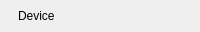
               <widget class="QFrame" name="rowDevice">
                <property name="minimumSize">
                 <size>
                  <width>0</width>
                  <height>32</height>
                 </size>
                </property>
                <property name="maximumSize">
                 <size>
                  <width>16777215</width>
                  <height>32</height>
                 </size>
                </property>
                <property name="role" stdset="0">
                 <string>statusRow</string>
                </property>
                <property name="showIf" stdset="0">
                 <string>!consoleMode</string>
                </property>
                <property name="bind_fixedHeight" stdset="0">
                 <string>srh</string>
                </property>
                <layout class="QHBoxLayout" name="rowDeviceLayout" stretch="0,0,0,0,1">
                 <property name="spacing">
                  <number>0</number>
                 </property>
                 <property name="leftMargin">
                  <number>0</number>
                 </property>
                 <property name="topMargin">
                  <number>0</number>
                 </property>
                 <property name="rightMargin">
                  <number>0</number>
                 </property>
                 <property name="bottomMargin">
                  <number>0</number>
                 </property>
                 <item>
                  <widget class="QLabel" name="rowDeviceDot">
                   <property name="minimumSize">
                    <size>
                     <width>6</width>
                     <height>6</height>
                    </size>
                   </property>
                   <property name="maximumSize">
                    <size>
                     <width>6</width>
                     <height>6</height>
                    </size>
                   </property>
                   <property name="role" stdset="0">
                    <string>dot</string>
                   </property>
                   <property name="tone" stdset="0">
                    <string>info</string>
                   </property>
                  </widget>
                 </item>
                 <item>
                  <spacer name="gap_12">
                   <property name="orientation">
                    <enum>Qt::Orientation::Horizontal</enum>
                   </property>
                   <property name="sizeType">
                    <enum>QSizePolicy::Policy::Fixed</enum>
                   </property>
                   <property name="sizeHint" stdset="0">
                    <size>
                     <width>12</width>
                     <height>1</height>
                    </size>
                   </property>
                  </spacer>
                 </item>
                 <item>
                  <widget class="QLabel" name="rowDeviceLabel">
                   <property name="text">
                    <string>Device</string>
                   </property>
                   <property name="minimumSize">
                    <size>
                     <width>102</width>
                     <height>0</height>
                    </size>
                   </property>
                   <property name="role" stdset="0">
                    <string>rowLabel</string>
                   </property>
                  </widget>
                 </item>
                 <item>
                  <spacer name="hSpacer_8">
                   <property name="orientation">
                    <enum>Qt::Orientation::Horizontal</enum>
                   </property>
                   <property name="sizeHint" stdset="0">
                    <size>
                     <width>10</width>
                     <height>20</height>
                    </size>
                   </property>
                  </spacer>
                 </item>
                 <item>
                  <widget class="QLabel" name="rowDeviceValue">
                   <property name="alignment">
                    <set>Qt::AlignmentFlag::AlignRight|Qt::AlignmentFlag::AlignVCenter</set>
                   </property>
                   <property name="role" stdset="0">
                    <string>rowValue</string>
                   </property>
                   <property name="bind" stdset="0">
                    <string>setup.device || '—'</string>
                   </property>
                   <property name="elide" stdset="0">
                    <bool>true</bool>
                   </property>
                  </widget>
                 </item>
                </layout>
               </widget>
